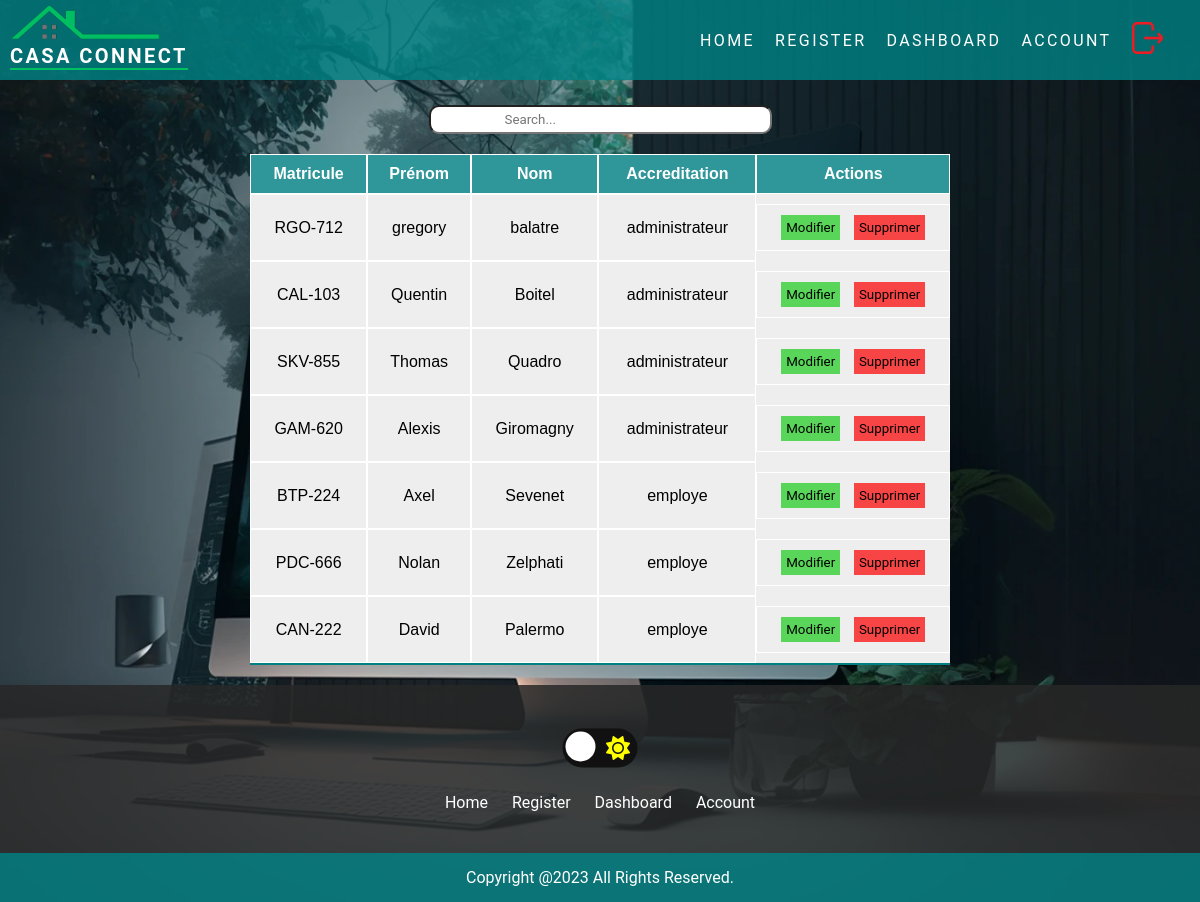
The page /account (signed in) on the database its author committed.
### tables this page shows
CREATE TABLE IF NOT EXISTS `employee` (
  `id_employee` int NOT NULL AUTO_INCREMENT,
  `matricule` varchar(10) NOT NULL,
  `first_name` varchar(254) NOT NULL,
  `last_name` varchar(254) NOT NULL,
  `birth_date` varchar(254) NOT NULL,
  `digicode` varchar(254) NOT NULL,
  `rfid` text NOT NULL,
  `accreditation` varchar(50) NOT NULL DEFAULT 'employee',
  PRIMARY KEY (`id_employee`),
  UNIQUE KEY `matricule` (`matricule`)
);

### src/Controller/account.php (called while the page is built, shortened)
<?php
    require("src/Model/employee.php");
    $employee = new employee();
    $rows = $employee->SelectEmployee();
    require('src/View/account.php');
?>

### src/Model/bdd.php (called while the page is built, shortened)
<?php
class bdd {
    public function __construct() {
        $this->connexion = new PDO('mysql:host=192.168.137.1;port=22000;dbname=rfid;charset=utf8mb4', 'root', '1234');
    }
}
?>

### src/Model/control.php (called while the page is built, shortened)
<?php
    require("src/Model/bdd.php");
    class control extends bdd {
        public function request2(string $rqsql, array $exec): object{
            $statement = $this->connexion->prepare($rqsql);
            $statement->execute($exec);
            return $statement;
        }
    }
?>

### src/Model/employee.php (called while the page is built, shortened)
<?php
require("src/Model/control.php");
class employee extends control
{
    public function SelectEmployee(): array
    {
        return $this->request2("SELECT id_employee, matricule, first_name, last_name, digicode, accreditation FROM employee", [])->fetchAll();
    }
}

### src/View/account.php (the view, shortened to what this page needs)
<!DOCTYPE html>
<html lang="en">
<head>
    <link rel="stylesheet" href="src/View/style/account.css">
    <link rel="stylesheet" href="src/View/style/style.css">
</head>
<body>
    <header class="header">
        <nav>
            <div class="header-logo">
               <a href="" class="href-logo">
                  <img src="src/View/images/Casa_Connect.png" alt="">
                  <p>Casa Connect</p>
                  <hr>
               </a>
            </div>
            <div class="header-navbar">
               <ul>
                  <li><a href="home">HOME</a></li>
                  <li><a href="register">REGISTER</a></li>
                  <li><a href="dashboard-capteurs">DASHBOARD</a></li>
                  <li><a href="account">ACCOUNT</a></li>
                  <li><a class="alogout" href="logout"><img class="logout" src="src/View/images/exit-red.png" alt="logout"></a></li>
               </ul>
            </div>
        </nav>
    </header>
    <div class="barsearch">
        <input class="input" id="searchInput" type="text" placeholder="Search..."/>
    </div>
    <table>
        <thead>
            <tr class="table">
                <td>Matricule</td>
                <td>Prénom</td>
                <td>Nom</td>
                <td>Accreditation</td>
                <td>Actions</td>
            </tr>
        </thead>
        <tbody>
            <div class="search-div">
                <?php foreach ($rows as $row) { ?>
                <tr>
                    <td class="giromagny"><?php echo $row['matricule']; ?></td>
                    <td class="giromagny"><?php echo $row['first_name']; ?></td>
                    <td class="giromagny"><?php echo$row['last_name']; ?></td>
                    <td class="giromagny"><?php echo $row['accreditation']; ?></td>
                    <td class="model">
                        <form action="changeAccount?id_employee=<?php echo $row["id_employee"];?>" method="post">
                            <input type="submit" name="modif" class="btn btn-secondary btn-sm mx-1 mb-2 green" value="Modifier">
                        </form>
                        <form action="account?id_employee=<?php echo $row["id_employee"];?>" method="post">
                            <input type="submit" name="delete" class="btn btn-secondary btn-sm mx-1 mb-2 red" value="Supprimer">
                        </form>
                    </td>
                </tr>
                <?php } ?>
            </div>
        </tbody>
    </table>
    <footer>
        <div class="dark-container">
            <label for="checkbox" class="label">
                <i class='fas fa-sun'></i>
                <div class='ball'></div>
            </label>
        </div>
        <div>
            <ul class="menu">
                <li><a href="home">Home</a></li>
                <li><a href="register">Register</a></li>
                <li><a href="dashboard-capteurs">Dashboard</a></li>
                <li><a href="account">Account</a></li>
            </ul>
            <div class="footer-copyright">
                <p>Copyright @2023 All Rights Reserved.</p>
            </div>
        </div>
    </footer>
</body>
</html>

### index.php (shortened to what this page needs)
<?php
$uri = explode('/', $_SERVER['REQUEST_URI']);
$action = $uri[1];
if (!isset($_SESSION['matricule']) && !isset($_GET["uid"])) {
    if ($action == "login" || "") {
        require('./src/Controller/login.php');
    } else {
        header('Location: login');
        require('./src/Controller/login.php');
    }
} else if (isset($_SESSION['matricule'])) {
    if (isset($_GET['id_employee'])) {
        $employe = $_GET['id_employee'];
    } else {
        $employe = "";
    }
    if ($action == "home" || $action == "") {
        require('./src/Controller/home.php');
    } else if ($action == "register") {
        require('./src/Controller/register.php');
    } else if ($action == "account") {
        require('./src/Controller/account.php');
    } else if ($action == "account?id_employee=" . $employe) {
        require('./src/Controller/account.php');
    } else if ($action == "changeAccount?id_employee=" . $employe) {
        require('./src/Controller/changeAccount.php');
    } else if ($action == "logout") {
        require('./src/Controller/logout.php');
    } else if ($action == "dashboard-capteurs") {
        require('./src/Controller/dashboard-capteurs.php');
    } else if ($action == "dashboard-led") {
        require('./src/Controller/dashboard-led.php');
    } else if ($action == "dashboard-control") {
        require('./src/Controller/dashboard-control.php');
    } else if ($action == "dashboard-autre") {
        require('./src/Controller/dashboard-autre.php');
    } else if ($action == "dashboard-log") {
        require('./src/Controller/dashboard-log.php');
    } else if ($action == "dashboard-logout") {
        require('./src/Controller/dashboard-logout.php');
    } else if ($action == "document_technique") {
        require('./src/View/document_technique.php');
    } else {
        require('./src/View/404.php');
    }
} else if ($action == "rfid?uid=" . $_GET["uid"]) {
    require('./src/Controller/rfid.php');
}

### src/View/style/account.css (style rules this page uses)
table { width: 700px; border-spacing: 0; margin: 20px auto; background-color: #eeeeee; border-bottom: 2px solid teal; }
table td { padding: 10px; margin: 10px auto; border: 1px solid white; text-align: center; font-family: Arial, Helvetica, sans-serif; }
table thead td { color: #fff; font-weight: bold; text-align: center; }
.table { background-color: hsl(181deg 100% 26% / 80%); }
.model { display: flex; justify-content: space-evenly; }
.barsearch input[type=text] { width: 100%; padding: 5px 74px; box-sizing: border-box; border-radius: 10px; }
.green { background-color: #59d559; border: none; padding: 5px; cursor: pointer; }
.red { background-color: #f74444; border: none; padding: 5px; cursor: pointer; }

### src/View/style/style.css (style rules this page uses)
* { box-sizing: border-box; font-family: Roboto; margin: 0; padding: 0; text-decoration: none; list-style: none; }
body { margin: 0; padding: 0; box-sizing: border-box; background: url("../images/back.png"); background-position: center; background-repeat: no-repeat; background-attachment: fixed; background-size: cover; font-family: Roboto; z-index: 0; display: flex; justify-content: center; align-items: center; flex-direction: column; }
header { width: 100%; height: 80px; background-color: hsl(181deg 100% 26% / 80%); display: flex; align-items: center; justify-content: space-between; position: sticky; z-index: 20; transition: 0.4s; top: 0; margin-bottom: 25px; border-bottom: transparent 3px solid; }
nav { width: 100%; height: 100%; padding: 0 10px; display: flex; justify-content: space-between; align-items: center; }
.header-logo img { width: 125px; height: auto; z-index: 20; }
.header-logo { display: flex; justify-content: center; align-items: center; z-index: 20; }
.href-logo img { width: 150px; }
.href-logo p { font-size: 2.5vh; color: #fff; font-weight: bold; text-transform: uppercase; }
.href-logo hr { width: 100%; height: 2px; background-color: #00BF63; border: none; }
.header-navbar { margin-top: 5px; }
.header-navbar ul { display: flex; width: 500px; text-align: center; }
.header-navbar ul li { margin: 0 10px; display: flex; align-items: center; }
header a { color: #fff; text-transform: uppercase; letter-spacing: 0.15em; }
header a:after { background: none repeat scroll 0 0 transparent; bottom: 0; content: ""; display: block; height: 2px; background: #fff; transition: width 0.3s ease 0s, left 0.3s ease 0s; width: 0; }
.alogout { width: 65%; }
.logout { width: 100%; }
header li:last-of-type a::after { background-color: transparent; }
html { height: 100%; }
a { text-decoration: none; }
footer { background-color: #272727d9; text-align: center; text-transform: uppercase; padding-top: 30px; margin-top: auto; width: 100%; }
footer li { list-style: none; margin: 10px; display: inline-block; font-family: 'Open Sans', sans-serif; }
.menu a { color: #ffffff; text-transform: capitalize; }
.footer-copyright { background-color:hsl(181deg 100% 26% / 80%); color: #ffffff; padding: 15px; margin-top: 30px; text-transform: capitalize; transition: 0.4s; }
.footer-copyright p { margin-bottom: 0px; }
.dark-container { display: flex; justify-content: center; margin: 20px; }
.label { width: 50px; height: 26px; background-color:#111; display: flex; border-radius:50px; align-items: center; justify-content: space-between; padding: 5px; position: relative; transform: scale(1.5); }
.ball { width: 20px; height: 20px; background-color: white; position: absolute; top: 2px; left: 2px; border-radius: 50%; transition: transform 0.2s linear; }
.fa-sun { color: yellow; }

### rows shown on the page
employee: matricule "RGO-712", first_name "gregory", last_name "balatre", accreditation "administrateur"
employee: matricule "CAL-103", first_name "Quentin", last_name "Boitel", accreditation "administrateur"
employee: matricule "SKV-855", first_name "Thomas", last_name "Quadro", accreditation "administrateur"
employee: matricule "GAM-620", first_name "Alexis", last_name "Giromagny", accreditation "administrateur"
employee: matricule "BTP-224", first_name "Axel", last_name "Sevenet", accreditation "employe"
employee: matricule "PDC-666", first_name "Nolan", last_name "Zelphati", accreditation "employe"
employee: matricule "CAN-222", first_name "David", last_name "Palermo", accreditation "employe"
